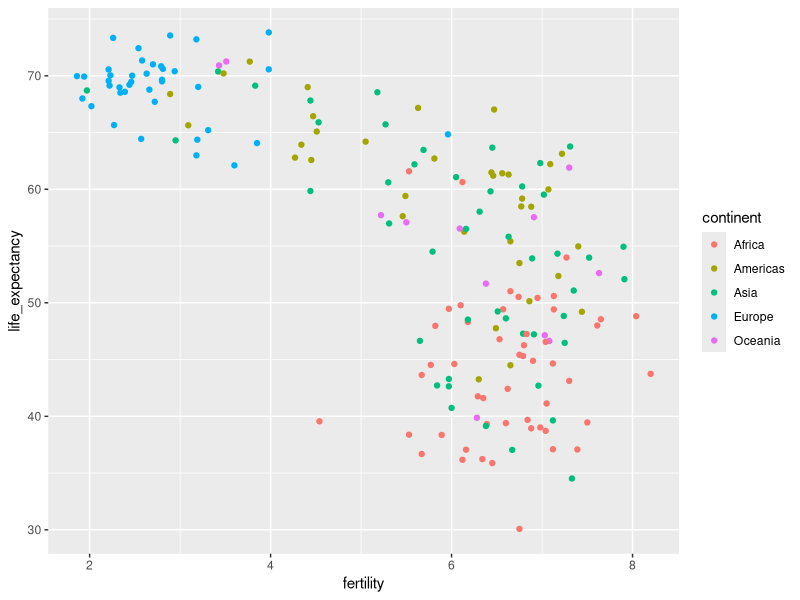

The R script that drew this image:
# load and inspect gapminder data
library(dslabs)
library(tidyverse)
data(gapminder)
head(gapminder)

# compare infant mortality in Sri Lanka and Turkey
gapminder %>%
  filter(year == 2015 & country %in% c("Sri Lanka", "Turkey")) %>%
  select(country, infant_mortality)

# basic scatterplot of life expectancy versus fertility
# ds_theme_set()    # set plot theme
gapminder %>% filter(year == 1962) %>%
  ggplot(aes(fertility, life_expectancy, color=continent)) +
  geom_point()
